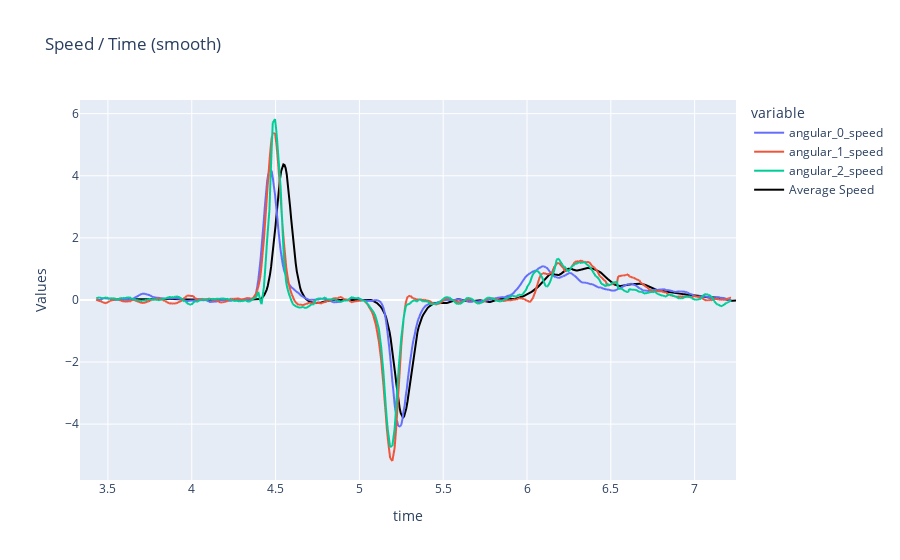

The code cell stored with this chart in its notebook:
### Code cell
# Create a Line Graph using Plotly Express
window = 10
fig = px.line(df_raw_angles.rolling(window=window_size).mean(), x='time', y=['angular_0_speed', 'angular_1_speed', 'angular_2_speed',],  labels={'value': 'Values'},title='Speed / Time (smooth)')
fig.add_trace(go.Scatter(x=df_raw_angles['time'], y=df_raw_angles['average_speed'].rolling(window=window).mean(),
                         mode='lines', name=f'Average Speed', line=dict(color='black')))
# Show the plot
fig.show()

### Figure 1 — Plotly figure (JSON) as saved in the notebook; plotly's stock layout.template omitted (floating-point values rounded to 4 significant figures; data arrays with more than 128 entries replaced by an {"elided": "..."} marker saying what was removed)
{"data": [{"hovertemplate": "variable=angular_0_speed<br>time=%{x}<br>Values=%{y}<extra></extra>", "legendgroup": "angular_0_speed", "line": {"color": "#636efa", "dash": "solid"}, "marker": {"symbol": "circle"}, "mode": "lines", "name": "angular_0_speed", "showlegend": true, "x": {"elided": "588 float values"}, "xaxis": "x", "y": {"elided": "588 float values"}, "yaxis": "y", "type": "scattergl"}, {"hovertemplate": "variable=angular_1_speed<br>time=%{x}<br>Values=%{y}<extra></extra>", "legendgroup": "angular_1_speed", "line": {"color": "#EF553B", "dash": "solid"}, "marker": {"symbol": "circle"}, "mode": "lines", "name": "angular_1_speed", "showlegend": true, "x": {"elided": "588 float values"}, "xaxis": "x", "y": {"elided": "588 float values"}, "yaxis": "y", "type": "scattergl"}, {"hovertemplate": "variable=angular_2_speed<br>time=%{x}<br>Values=%{y}<extra></extra>", "legendgroup": "angular_2_speed", "line": {"color": "#00cc96", "dash": "solid"}, "marker": {"symbol": "circle"}, "mode": "lines", "name": "angular_2_speed", "showlegend": true, "x": {"elided": "588 float values"}, "xaxis": "x", "y": {"elided": "588 float values"}, "yaxis": "y", "type": "scattergl"}, {"line": {"color": "black"}, "mode": "lines", "name": "Average Speed", "x": {"elided": "588 float values"}, "y": {"elided": "588 float values"}, "type": "scatter"}], "layout": {"xaxis": {"anchor": "y", "domain": [0.0, 1.0], "title": {"text": "time"}}, "yaxis": {"anchor": "x", "domain": [0.0, 1.0], "title": {"text": "Values"}}, "legend": {"title": {"text": "variable"}, "tracegroupgap": 0}, "title": {"text": "Speed / Time (smooth)"}}}
